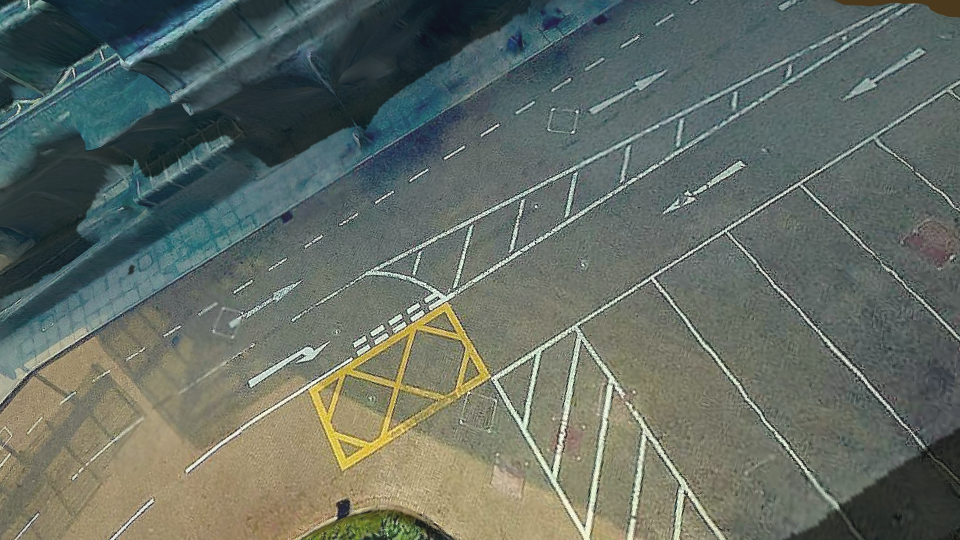
#> input picture screen_1920x1080_4.png, 1920 x 1080 px, given in place of IMG_7751.JPG, which was not available (shown at 1/2 size)
$ python matching.py   (older library calls are emulated)
#> lines starting #> are read from the running program, lines starting #| are printed output that depends on the picture; after the words box and inside, x2 and y2 are one past the last pixel; in counts of white or black regions, pixels touching at a corner belong together; pictures that were not available may be replaced by others from this repository, and a replacement may not be noted
import numpy as np
import cv2 as cv
from matplotlib import pyplot as plt
#from skimage.feature import hessian_matrix, hessian_matrix_eigvals
import imutils
# [79 lines of commented-out code are left out]
img1 = cv.imread('sift_testing/iphone_10am/IMG_7751.JPG') # trainImage?
#> img1 is the input picture: shape (1080, 1920, 3); mean B, G, R 99.7, 108.3, 99.7
img2 = cv.imread('sift_testing/lg_3pm/20190320_105515.jpg') # trainImage?
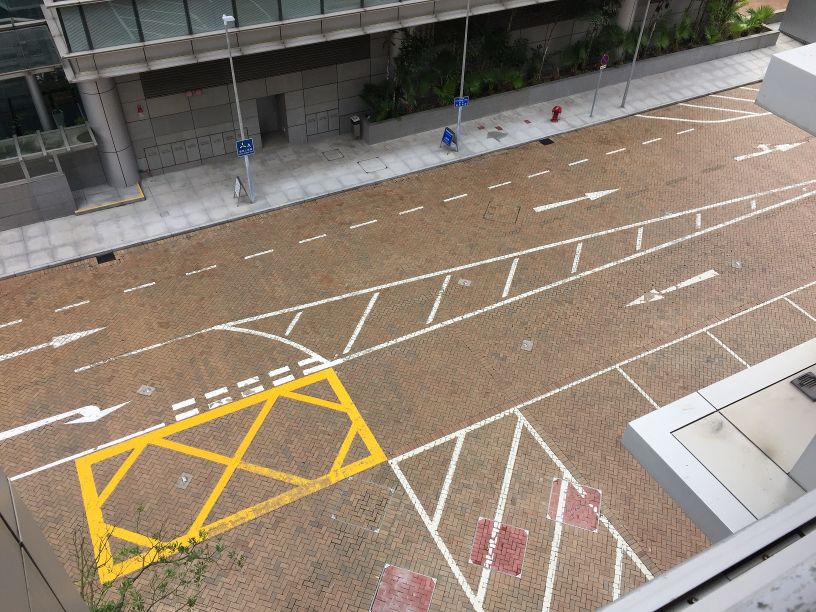
#> input picture IMG_7094_half.JPG, 1632 x 1224 px, given in place of 20190320_105515.jpg, which was not available (shown at 1/2 size)
#> img2 is the input picture: shape (1224, 1632, 3); mean B, G, R 113.3, 128.6, 142.7

# [16 lines of commented-out code are left out]

scaledownh=2.0
imgsample = img1.copy()
imgsample = cv.resize(imgsample, (0,0), fx=(1/scaledownh), fy=(1/scaledownh))
gray = cv.cvtColor(imgsample,cv.COLOR_BGR2GRAY)
blur = cv.GaussianBlur(gray,(3,3),0)
#blur = cv.medianBlur(gray,3)
edges = cv.Canny(blur,150,300,apertureSize = 3)
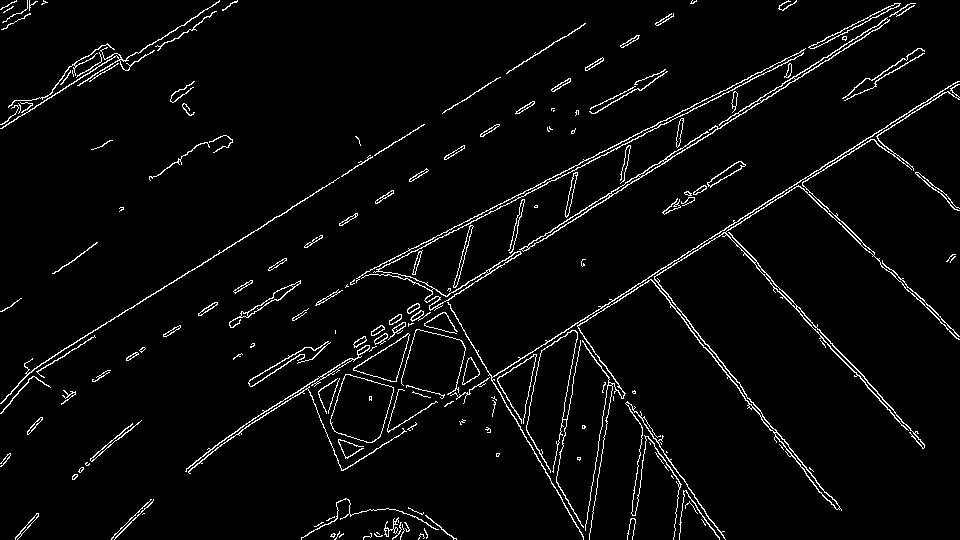
#> edges: shape (540, 960); 3.7% white in thin lines or dots
# ridge_filter = cv.ximgproc.RidgeDetectionFilter_create(ksize=3)
# ridges = ridge_filter.getRidgeFilteredImage(blur)
# im1, contours, hierarchy = cv.findContours(edges,cv.RETR_TREE,cv.CHAIN_APPROX_SIMPLE)
# #imgcon = imgsample.copy()
imgcon = np.zeros(edges.shape, dtype=np.uint8)
# #cv.drawContours(imgcon, contours, -1, (0,255,0), 3)
# cv.drawContours(imgcon, contours, -1, 255, 3)
#cv.imshow("contour", imgcon)

cropmargin=50
cropcon=imgcon[cropmargin:imgcon.shape[0]-cropmargin, cropmargin:imgcon.shape[1]-cropmargin]
# [7 lines of commented-out code are left out]

imgsample2 = img2.copy()
imgsample2 = cv.resize(imgsample2, (0,0), fx=(1/scaledownh), fy=(1/scaledownh))
gray2 = cv.cvtColor(imgsample2,cv.COLOR_BGR2GRAY)
blur2 = cv.GaussianBlur(gray2,(3,3),0)
#blur2 = cv.medianBlur(gray2,3)
edges2 = cv.Canny(blur2,150,300,apertureSize = 3)
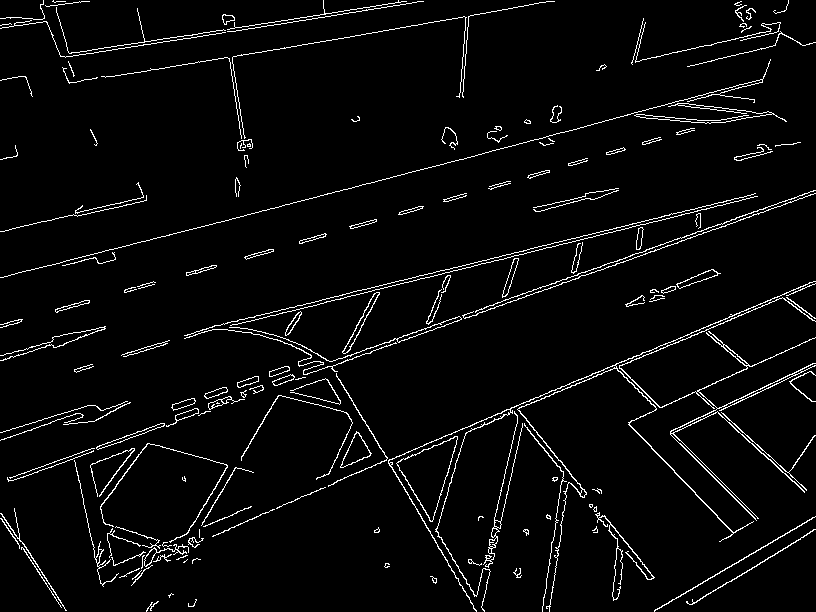
#> edges2: shape (612, 816); 3.9% white in thin lines or dots
# [18 lines of commented-out code are left out]

minLineLength = 30
maxLineGap = 15
lines = cv.HoughLinesP(edges,1,np.pi/180,100,minLineLength,maxLineGap)
#> lines = 94 rows, first 6: [117, 316, 189, 271], [319, 377, 350, 358], [766, 205, 782, 195], [553, 180, 579, 167], [706, 99, 724, 90], [825, 168, 841, 158]
#imgsamplehlp = imgsample.copy()
for line in lines:
    cv.line(imgsample,(line[0][0],line[0][1]),(line[0][2],line[0][3]),(0,255,0),2)
#> this loop made 94 passes
#> line on passes 1 to 12: [[117, 316, 189, 271]], [[319, 377, 350, 358]], [[766, 205, 782, 195]], [[553, 180, 579, 167]], [[706, 99, 724, 90]], [[825, 168, 841, 158]], [[484, 276, 504, 263]], [[661, 164, 715, 130]], [[808, 176, 851, 148]], [[757, 100, 779, 86]], [[641, 282, 658, 271]], [[452, 292, 468, 282]]
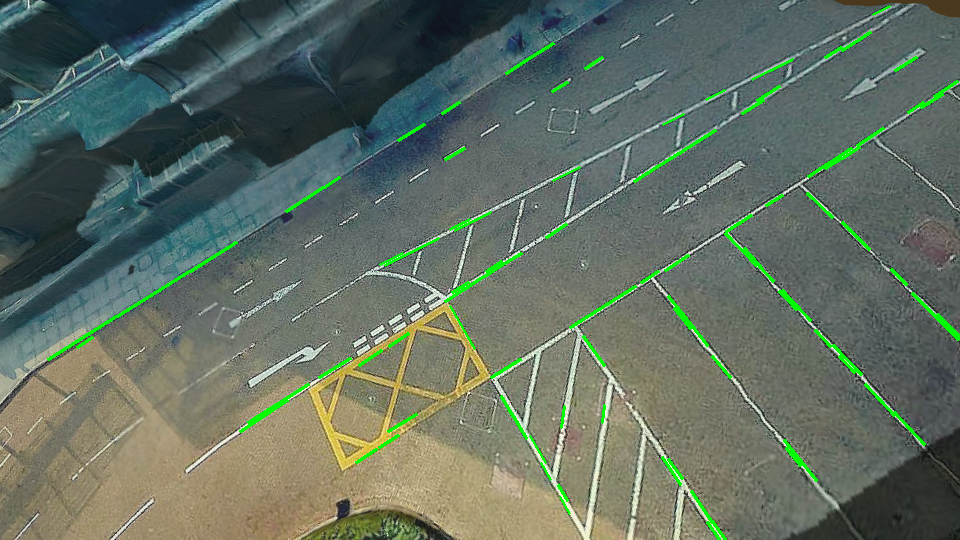
#> imgsample: shape (540, 960, 3); mean B, G, R 97.5, 110.6, 97.4
#cv.imshow("houghlineP", imgsamplehlp)
HoughThd=100

lines = cv.HoughLines(edges,1,3.0*np.pi/180,HoughThd)
#> lines = 41 rows, first 8: [412, 1.1], [409, 1.1], [588, 0.995], [496, 0.995], [493, 0.995], [-237, 2.62], [490, 0.995], [-386, 2.41]
for i in  range(0,lines.shape[0]):
    rho,theta = lines[i,0]
    a = np.cos(theta)
    b = np.sin(theta)
    x0 = a*rho
    y0 = b*rho
    x1 = int(x0 + 1000*(-b))
    y1 = int(y0 + 1000*(a))
    x2 = int(x0 - 1000*(-b))
    y2 = int(y0 - 1000*(a))
    cv.line(imgsample,(x1,y1),(x2,y2),(0,0,255),1)
#> this loop made 41 passes
#> (rho, theta, a, b, x0, y0, x1, y1) on passes 1 to 12: (412, 1.1, 0.454, 0.891, 187, 367.1, -703, 821), (409, 1.1, 0.454, 0.891, 185.7, 364.4, -705, 818), (588, 0.995, 0.545, 0.839, 320.2, 493.1, -518, 1037), (496, 0.995, 0.545, 0.839, 270.1, 416, -568, 960), (493, 0.995, 0.545, 0.839, 268.5, 413.5, -570, 958), (-237, 2.62, -0.866, 0.5, 205.2, -118.5, -294, -984), (490, 0.995, 0.545, 0.839, 266.9, 410.9, -571, 955), (-386, 2.41, -0.743, 0.669, 286.9, -258.3, -382, -1001), (-332, 2.46, -0.777, 0.629, 258, -208.9, -371, -986), (-438, 2.36, -0.707, 0.707, 309.7, -309.7, -397, -1016), (-329, 2.46, -0.777, 0.629, 255.7, -207, -373, -984), (333, 0.995, 0.545, 0.839, 181.4, 279.3, -657, 823)
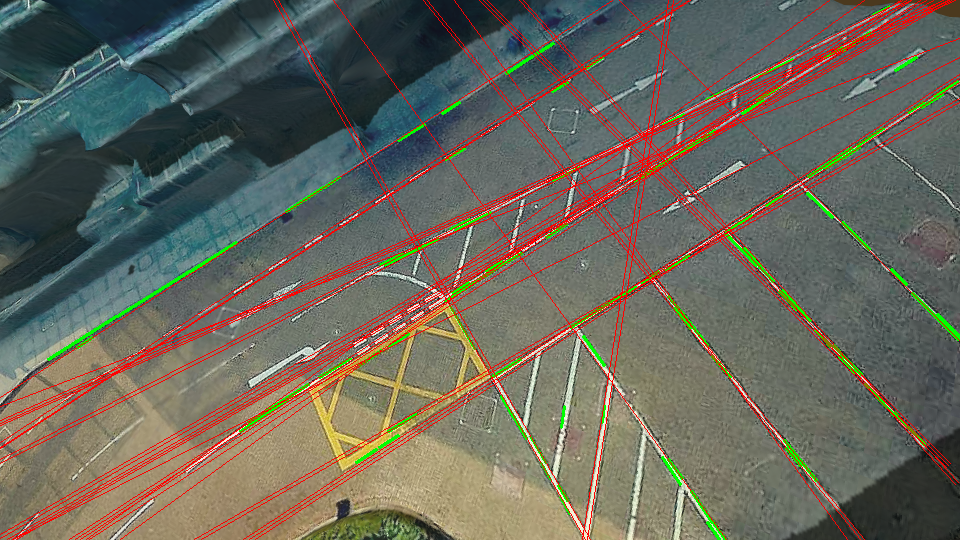
#> imgsample: shape (540, 960, 3); 5.41% of pixels changed, all inside (x1, y1, x2, y2) = (0, 0, 960, 540)
#cv.imshow("hough", imgsample)

#Draw a mask
mask = np.zeros(edges.shape, dtype=np.uint8)
for i in  range(0,lines.shape[0]):
    rho,theta = lines[i,0]
    a = np.cos(theta)
    b = np.sin(theta)
    x0 = a*rho
    y0 = b*rho
    x1 = int(x0 + 1000*(-b))
    y1 = int(y0 + 1000*(a))
    x2 = int(x0 - 1000*(-b))
    y2 = int(y0 - 1000*(a))
    cv.line(mask,(x1,y1),(x2,y2),255,7)
#> mask: shape (540, 960); 29.4% white; 1 white region, box (x1, y1, x2, y2) and area: (0, 0, 960, 540) 152193
#cv.imshow("mask", mask)


maskout = cv.bitwise_and(edges, edges, mask=mask)
#> maskout: shape (540, 960); 2.6% white in thin lines or dots
#cv.imshow("maskout", maskout)
#cv.imwrite("maskout.bmp", maskout)

lines2 = cv.HoughLines(edges2,1,3.0*np.pi/180,HoughThd)
for i in  range(0,lines2.shape[0]):
    rho,theta = lines2[i,0]
    a = np.cos(theta)
    b = np.sin(theta)
    x0 = a*rho
    y0 = b*rho
    x1 = int(x0 + 1000*(-b))
    y1 = int(y0 + 1000*(a))
    x2 = int(x0 - 1000*(-b))
    y2 = int(y0 - 1000*(a))
    cv.line(imgsample2,(x1,y1),(x2,y2),(0,0,255),1)
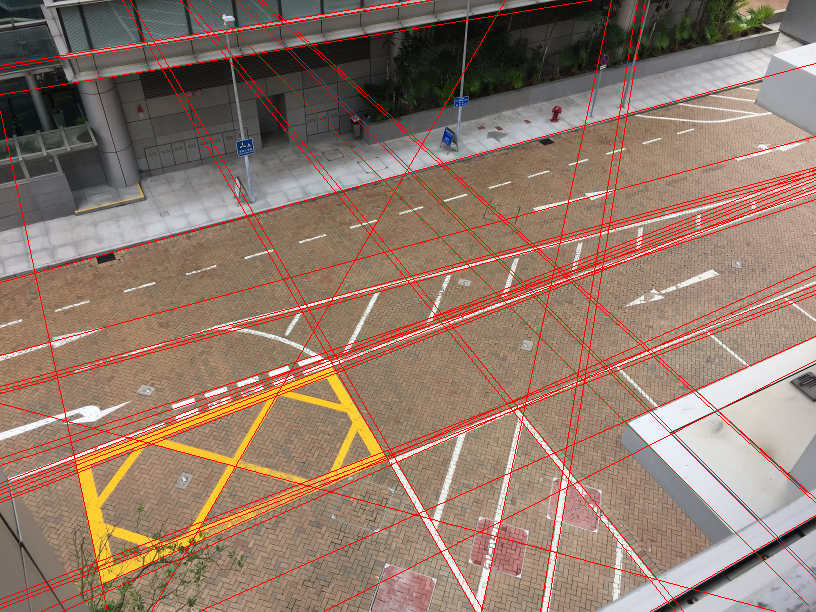
#> imgsample2: shape (612, 816, 3); mean B, G, R 107.2, 121.3, 147.7

#Draw a mask
mask2 = np.zeros(edges2.shape, dtype=np.uint8)
for i in  range(0,lines2.shape[0]):
    rho,theta = lines2[i,0]
    a = np.cos(theta)
    b = np.sin(theta)
    x0 = a*rho
    y0 = b*rho
    x1 = int(x0 + 1000*(-b))
    y1 = int(y0 + 1000*(a))
    x2 = int(x0 - 1000*(-b))
    y2 = int(y0 - 1000*(a))
    cv.line(mask2,(x1,y1),(x2,y2),255,7)
#> mask2: shape (612, 816); 33.9% white; 1 white region, box (x1, y1, x2, y2) and area: (0, 0, 816, 612) 169243
#cv.imshow("mask2", mask2)


maskout2 = cv.bitwise_and(edges2, edges2, mask=mask2)
#> maskout2: shape (612, 816); 2.7% white in thin lines or dots
# [42 lines of commented-out code are left out]

scaledown = 6.0
#resized_img1 = img1
#resized_img2 = img2
resized_img1 = cv.resize(img1, (0,0), fx=(1/scaledown), fy=(1/scaledown))
resized_img2 = cv.resize(img2, (0,0), fx=(1/scaledown), fy=(1/scaledown))
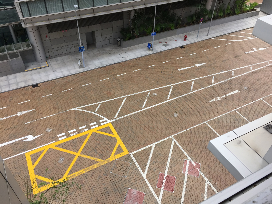
#> resized_img2: shape (204, 272, 3); mean B, G, R 113.5, 128.7, 142.8

# scaledown=2.0
# resized_img1 = cv.resize(cropcon, (0,0), fx=(1/scaledown), fy=(1/scaledown))
# resized_img2 = cv.resize(imgcon2, (0,0), fx=(1/scaledown), fy=(1/scaledown))

# scaledown=3.0
# resized_img1 = cropcon
# resized_img2 = imgcon2

# Initiate SIFT detector
#detector = cv.ORB_create(nfeatures=2000, scaleFactor=1.1)
#detector = cv.BRISK_create(thresh=10, octaves=5, patternScale=1.1)

# SIFT para
# nfeatures	The number of best features to retain. The features are ranked by their scores
# (measured in SIFT algorithm as the local contrast)
# nOctaveLayers	The number of layers in each octave. 3 is the value used in D. Lowe paper.
# The number of octaves is computed automatically from the image resolution.
# contrastThreshold	The contrast threshold used to filter out weak features in semi-uniform
# (low-contrast) regions. The larger the threshold, the less features are produced by the detector.
# edgeThreshold	The threshold used to filter out edge-like features. Note that the its meaning
# is different from the contrastThreshold, i.e. the larger the edgeThreshold, the less features
# are filtered out (more features are retained).
# sigma	The sigma of the Gaussian applied to the input image at the octave #0. If your image
# is captured with a weak camera with soft lenses, you might want to reduce the number.

#detector = cv.xfeatures2d.SIFT_create(nfeatures=500, contrastThreshold=0.05, edgeThreshold=3)

# pip3 install opencv-contrib-python==3.4.2.16
detector = cv.xfeatures2d.SIFT_create()
#detector = cv.xfeatures2d.SURF_create()
# find the keypoints and descriptors with SIFT

cropmargin=100
cropimg1=resized_img1[cropmargin:resized_img1.shape[0]-cropmargin, cropmargin:resized_img1.shape[1]-cropmargin]

resized_img1 = cropimg1.copy()

kp1 = detector.detect(resized_img1,None)
print("len(kp1): ", len(kp1))
#| len(kp1):  0
kp2 = detector.detect(resized_img2,None)
print("len(kp2): ", len(kp2))
#| len(kp2):  345

kp1, des1 = detector.compute(resized_img1, kp1)
kp2, des2 = detector.compute(resized_img2, kp2)

# [20 lines of commented-out code are left out]
bf = cv.BFMatcher()

# Match descriptors.
#matches = bf.match(des1,des2)
#match(query, train)
knnnum=20
matches = bf.knnMatch(des1,des2,k=knnnum)

# Apply ratio test
#matches = sorted(matches, key = lambda x:x[0].distance, reverse=True)
matches = sorted(matches, key = lambda x:x[0].distance)
ratioo=0.7 # the smaller the less match
max_TM_thd=0.1
block_size=20
good_matches = []
for match in matches:
    mm = np.mean([match[1].distance, match[2].distance, match[3].distance, match[4].distance])
    if match[0].distance < ratioo*mm:
        good_matches.append(match[0])
#> this loop made 0 passes

        # [22 lines of commented-out code are left out]

print("No of matches: ", len(matches))
#| No of matches:  0
print("No of good matches: ", len(good_matches))
#| No of good matches:  0

# Draw first 10 matches.
#img1p = cv.drawKeypoints(img1, kp1, None, color=(0,255,0), flags=0)
#img2p = cv.drawKeypoints(img2, kp2, None, color=(0,255,0), flags=0)
Howmany=35

# struct DrawMatchesFlags
# {
#     enum
#     {
#         DEFAULT = 0, // Output image matrix will be created (Mat::create),
#                      // i.e. existing memory of output image may be reused.
#                      // Two source images, matches, and single keypoints
#                      // will be drawn.
#                      // For each keypoint, only the center point will be
#                      // drawn (without a circle around the keypoint with the
#                      // keypoint size and orientation).
#         DRAW_OVER_OUTIMG = 1, // Output image matrix will not be
#                        // created (using Mat::create). Matches will be drawn
#                        // on existing content of output image.
#         NOT_DRAW_SINGLE_POINTS = 2, // Single keypoints will not be drawn.
#         DRAW_RICH_KEYPOINTS = 4 // For each keypoint, the circle around
#                        // keypoint with keypoint size and orientation will
#                        // be drawn.
#     };
# };
#> (the run stopped early here; a loop or call above may not have finished)
